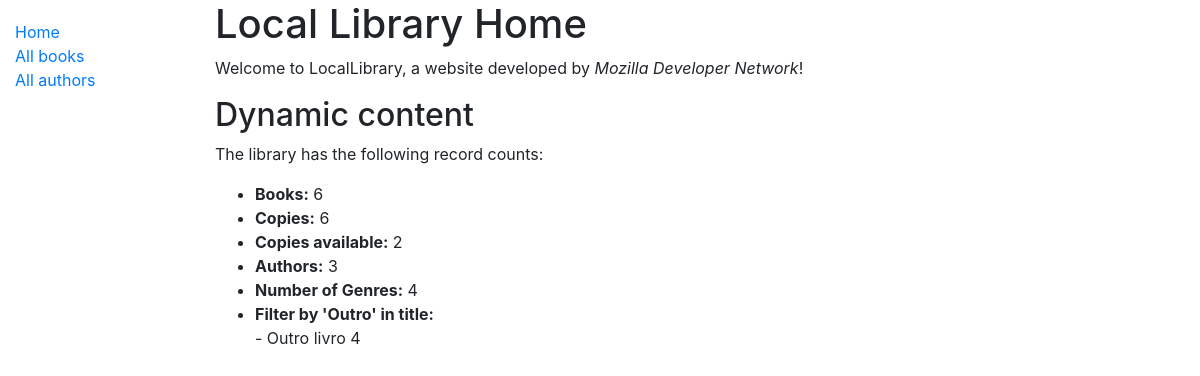
Page /catalog/ on the earlier database version.
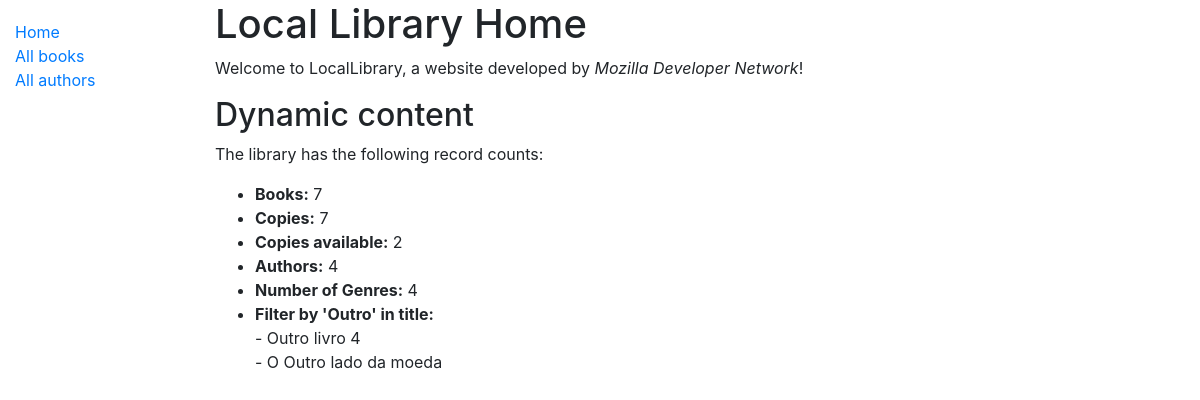
Same page on the later database version.
### catalog/models.py (models this page shows, shortened)
class Book(models.Model):
    title = models.CharField(max_length=200)
    author = models.ForeignKey('Author', on_delete=models.SET_NULL, null=True)
    summary = models.TextField(max_length=1000, help_text='Entre com uma descrição do livro')
    isbn = models.CharField(
        'ISBN',
        max_length=13,
        help_text='13 Character <a href="https://www.isbn-international.org/content/what-isbn">ISBN number</a>'
    )
    genre = models.ManyToManyField(Genre, help_text='Selecione um gênero para este livro')
    language = models.ForeignKey('Language', on_delete=models.SET_NULL, null=True)
    def __str__(self):
        return self.title
    def display_genre(self):
        """Cria uma string para o gênero. Isso é necessário para mostrar o gênero no model localizado em Admin.py"""
        return ', '.join(genre.name for genre in self.genre.all()[:3])
    display_genre.short_description = 'Genre'

### catalog/views.py (the view)
# urls.py: path('', views.index, name='index'),
def index(request):
    num_books = Book.objects.all().count()
    num_instances = Book.objects.all().count()
    num_genres = Genre.objects.all().count()
    num_instances_available = BookInstance.objects.filter(status__exact='a').count()
    word = 'Outro'
    filter_books_by = Book.objects.filter(title__icontains=word)
    num_authors = Author.objects.count()
    context = {
        'num_books': num_books,
        'num_instances': num_instances,
        'num_instances_available': num_instances_available,
        'num_authors': num_authors,
        'num_genres': num_genres,
        'word': word,
        'filter_books_by': filter_books_by
    }
    return render(request, 'index.html', context=context)

### catalog/templates/index.html (shortened to what this page needs)
{% extends "base.html" %}
{% block content %}
    <h1>Local Library Home</h1>
    <p>Welcome to LocalLibrary, a website developed by <em>Mozilla Developer Network</em>!</p>
    <h2>Dynamic content</h2>
    <p>The library has the following record counts:</p>
    <ul>
        <li><strong>Books:</strong> {{ num_books }}</li>
        <li><strong>Copies:</strong> {{ num_instances }}</li>
        <li><strong>Copies available:</strong> {{ num_instances_available }}</li>
        <li><strong>Authors:</strong> {{ num_authors }}</li>
        <li><strong>Number of Genres:</strong> {{ num_genres }}</li>
        <li><strong>Filter by '{{ word }}' in title:</strong>
            {% for filter in filter_books_by %}
                <br>
                - {{ filter }}
            {% endfor %}
        </li>
    </ul>
{% endblock %}

Differences in the rows shown:
added Book: title "O Outro lado da moeda"
Other differences:
{{ num_books }}: "6" → "7"
{{ num_instances }}: "6" → "7"
{{ num_authors }}: "3" → "4"
